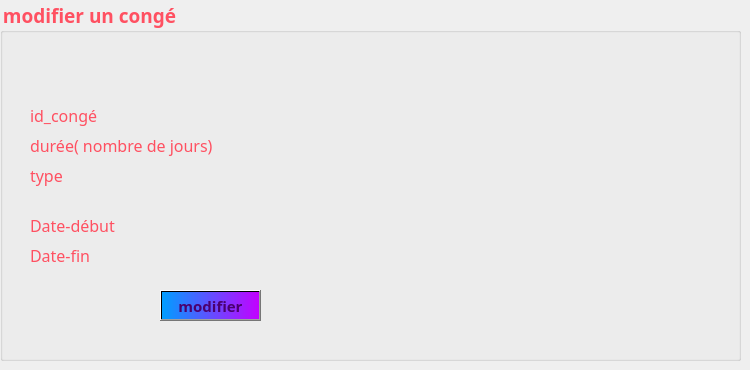
     <widget class="QWidget" name="modifiercong">
      <attribute name="title">
       <string>Modifier</string>
      </attribute>
      <widget class="QGroupBox" name="ajouteruncong_2">
       <property name="geometry">
        <rect>
         <x>0</x>
         <y>0</y>
         <width>741</width>
         <height>361</height>
        </rect>
       </property>
       <property name="font">
        <font>
         <family>Lucida Calligraphy</family>
         <pointsize>14</pointsize>
         <weight>75</weight>
         <bold>true</bold>
        </font>
       </property>
       <property name="styleSheet">
        <string notr="true">color: rgb(255, 80, 97);
</string>
       </property>
       <property name="title">
        <string>modifier un congé</string>
       </property>
       <property name="flat">
        <bool>false</bool>
       </property>
       <property name="checkable">
        <bool>false</bool>
       </property>
       <widget class="QLabel" name="label_duree_2">
        <property name="geometry">
         <rect>
          <x>30</x>
          <y>130</y>
          <width>221</width>
          <height>31</height>
         </rect>
        </property>
        <property name="font">
         <font>
          <family>Lucida Calligraphy</family>
          <pointsize>12</pointsize>
         </font>
        </property>
        <property name="text">
         <string>durée( nombre de jours)</string>
        </property>
       </widget>
       <widget class="QLabel" name="label_id_2">
        <property name="geometry">
         <rect>
          <x>30</x>
          <y>100</y>
          <width>171</width>
          <height>31</height>
         </rect>
        </property>
        <property name="font">
         <font>
          <family>Lucida Calligraphy</family>
          <pointsize>12</pointsize>
         </font>
        </property>
        <property name="text">
         <string>id_congé</string>
        </property>
       </widget>
       <widget class="QLabel" name="label_datedeb_2">
        <property name="geometry">
         <rect>
          <x>30</x>
          <y>210</y>
          <width>171</width>
          <height>31</height>
         </rect>
        </property>
        <property name="font">
         <font>
          <family>Lucida Calligraphy</family>
          <pointsize>12</pointsize>
         </font>
        </property>
        <property name="text">
         <string>Date-début</string>
        </property>
       </widget>
       <widget class="QLabel" name="label_type_2">
        <property name="geometry">
         <rect>
          <x>30</x>
          <y>160</y>
          <width>171</width>
          <height>31</height>
         </rect>
        </property>
        <property name="font">
         <font>
          <family>Lucida Calligraphy</family>
          <pointsize>12</pointsize>
         </font>
        </property>
        <property name="text">
         <string>type</string>
        </property>
       </widget>
       <widget class="QLabel" name="label_datefin_2">
        <property name="geometry">
         <rect>
          <x>30</x>
          <y>240</y>
          <width>171</width>
          <height>31</height>
         </rect>
        </property>
        <property name="font">
         <font>
          <family>Lucida Calligraphy</family>
          <pointsize>12</pointsize>
         </font>
        </property>
        <property name="text">
         <string>Date-fin</string>
        </property>
       </widget>
       <widget class="QPushButton" name="pushButton_ajouter_2">
        <property name="geometry">
         <rect>
          <x>160</x>
          <y>290</y>
          <width>101</width>
          <height>31</height>
         </rect>
        </property>
        <property name="font">
         <font>
          <family>Lucida Calligraphy</family>
          <pointsize>11</pointsize>
          <weight>75</weight>
          <bold>true</bold>
         </font>
        </property>
        <property name="styleSheet">
         <string notr="true">background-color: qlineargradient(spread:pad, x1:0, y1:0, x2:1, y2:0, stop:0 rgba(0, 158, 255, 255), stop:1 rgba(195, 0, 255, 255));
color: rgb(74, 0, 111);</string>
        </property>
        <property name="text">
         <string>modifier</string>
        </property>
       </widget>
       <widget class="QLabel" name="label_photo_2">
        <property name="geometry">
         <rect>
          <x>-60</x>
          <y>30</y>
          <width>1141</width>
          <height>761</height>
         </rect>
        </property>
        <property name="text">
         <string/>
        </property>
        <property name="pixmap">
         <pixmap>../imagesQT/modifcongback.jpg</pixmap>
        </property>
       </widget>
       <zorder>label_photo_2</zorder>
       <zorder>label_duree_2</zorder>
       <zorder>label_id_2</zorder>
       <zorder>label_datedeb_2</zorder>
       <zorder>label_type_2</zorder>
       <zorder>label_datefin_2</zorder>
       <zorder>pushButton_ajouter_2</zorder>
      </widget>
     </widget>
